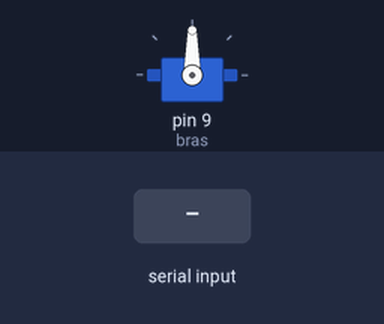
The sketch below on a simulated Arduino Uno, built with avr-gcc and run on an emulated ATmega328P. Parts: servo. Inputs (shaded band) come from the test bench. What the sketch prints to the serial monitor is not drawn.

Above: at 2.2 s.
2.3 s: "1" received over Serial
At 2.6 s:
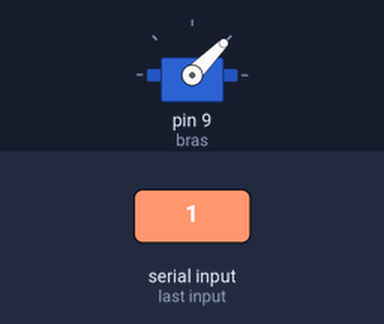
Timing chart, 0 to 5.3 s (numbered marks = the images above; inputs shaded):
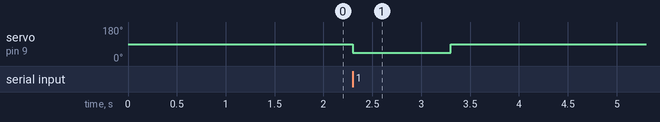

Measured:
- after the input at 2.3 s, servo on pin 9 (bras): 90° → 45° at once, → 90° 1.0 s later

The sketch:

test_servo.ino
```cpp
#include <Servo.h>

Servo bras;

void setup() {
    Serial.begin(9600);
    bras.attach(9);
    bras.write(90);  // position repos
    delay(1000);
}

void loop() {
    // Attendre '1' sur le port série
    if (Serial.available() > 0) {
        char c = Serial.read();
        if (c == '1') {
            // Séquence moteur — angle réduit pour test
            bras.write(45);   // pousse (45° au lieu de 0°)
            delay(1000);
            bras.write(90);   // revient
            delay(800);
            Serial.println("DONE");
        }
    }
}
```
